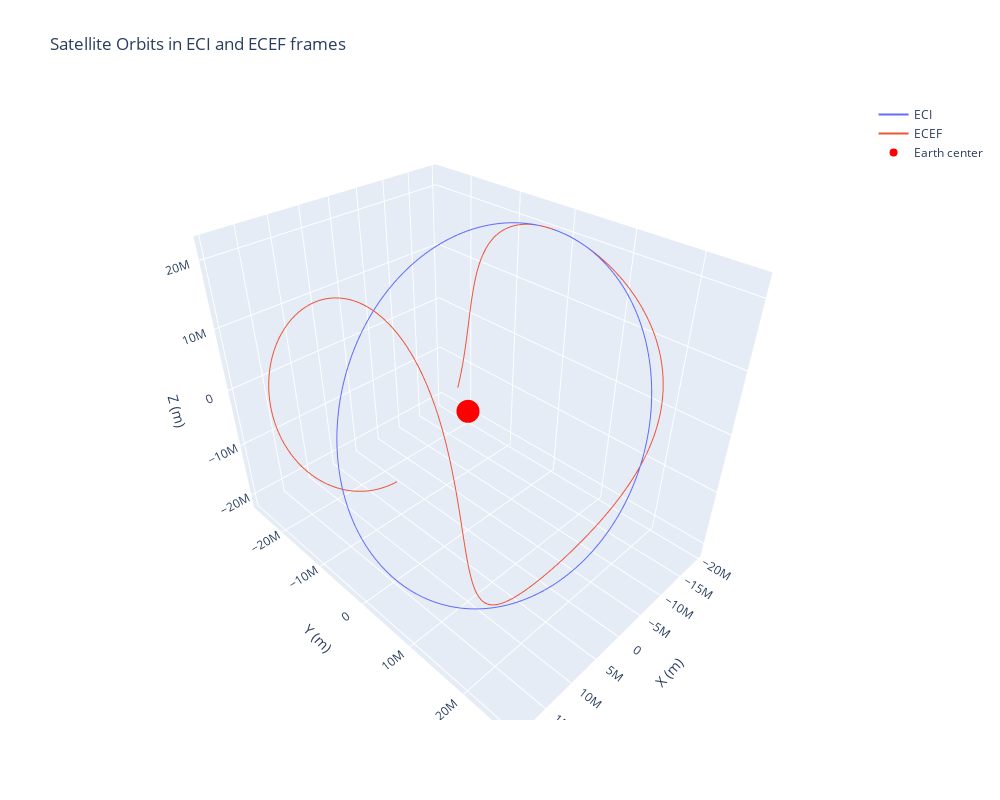

Write notebook code for a chart like this one.
### Code cell
fig = go.Figure()

# مسیر ECI
fig.add_trace(go.Scatter3d(
    x=r_eci[0], y=r_eci[1], z=r_eci[2],
    mode='lines',
    name='ECI',
    # line=dict(color='blue')
))

# مسیر ECEF
fig.add_trace(go.Scatter3d(
    x=r_ecef[0], y=r_ecef[1], z=r_ecef[2],
    mode='lines',
    name='ECEF',
    # line=dict(color='green')
))

# مرکز زمین (نقطه 0,0,0)
fig.add_trace(go.Scatter3d(
    x=[0], y=[0], z=[0],
    mode='markers',
    marker=dict(size=8, color='red'),
    name='Earth center'
))

# تنظیمات شکل و اندازه
fig.update_layout(
    width=1000,
    height=800,
    scene=dict(
        xaxis_title='X (m)',
        yaxis_title='Y (m)',
        zaxis_title='Z (m)'
    ),
    scene_aspectmode='data',
    title='Satellite Orbits in ECI and ECEF frames'
)

fig.show()

### Figure 1 — Plotly figure (JSON) as saved in the notebook; plotly's stock layout.template omitted (floating-point values rounded to 4 significant figures; data arrays with more than 128 entries replaced by an {"elided": "..."} marker saying what was removed)
{"data": [{"mode": "lines", "name": "ECI", "type": "scatter3d", "x": {"elided": "265 float values"}, "y": {"elided": "265 float values"}, "z": {"elided": "265 float values"}}, {"mode": "lines", "name": "ECEF", "type": "scatter3d", "x": {"elided": "265 float values"}, "y": {"elided": "265 float values"}, "z": {"elided": "265 float values"}}, {"marker": {"color": "red", "size": 8}, "mode": "markers", "name": "Earth center", "type": "scatter3d", "x": [0], "y": [0], "z": [0]}], "layout": {"height": 800, "scene": {"aspectmode": "data", "xaxis": {"title": {"text": "X (m)"}}, "yaxis": {"title": {"text": "Y (m)"}}, "zaxis": {"title": {"text": "Z (m)"}}}, "title": {"text": "Satellite Orbits in ECI and ECEF frames"}, "width": 1000}}
